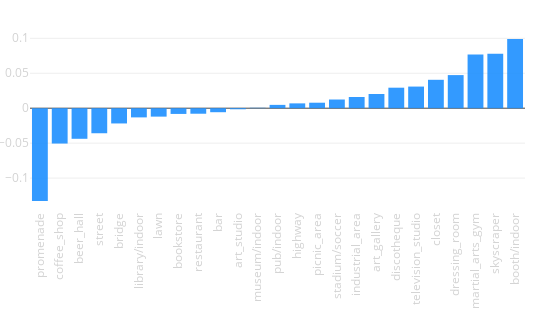

The notebook cell this image was saved under:
### Code cell
tags_delta([x[0] for x in sc_delta], [x[1] for x in sc_delta])

### Figure 1 — Plotly figure (JSON) as saved in the notebook; plotly's stock layout.template omitted (floating-point values rounded to 4 significant figures)
{"data": [{"marker": {"color": "dodgerblue"}, "opacity": 0.9, "type": "bar", "uid": "1f6f9cd0-3543-11e9-b958-3c15c2cf2370", "x": ["promenade", "coffee_shop", "beer_hall", "street", "bridge", "library/indoor", "lawn", "bookstore", "restaurant", "bar", "art_studio", "museum/indoor", "pub/indoor", "highway", "picnic_area", "stadium/soccer", "industrial_area", "art_gallery", "discotheque", "television_studio", "closet", "dressing_room", "martial_arts_gym", "skyscraper", "booth/indoor"], "xaxis": "x", "y": [-0.1328, -0.0506, -0.0438, -0.03585, -0.02185, -0.01317, -0.01207, -0.00823, -0.007925, -0.005745, -0.001535, 0.0005702, 0.004753, 0.006903, 0.007854, 0.01242, 0.01606, 0.0203, 0.02934, 0.03095, 0.04062, 0.04736, 0.07686, 0.07801, 0.09901], "yaxis": "y"}], "layout": {"height": 330, "margin": {"b": 120, "l": 30, "r": 25, "t": 30}, "showlegend": false, "width": 550, "xaxis": {"anchor": "y", "domain": [0, 1], "tickangle": -90, "tickfont": {"color": "lightgrey", "size": 11.5}}, "xaxis2": {"tickangle": -90, "tickfont": {"color": "lightgrey", "size": 11.5}}, "yaxis": {"anchor": "x", "domain": [0, 1], "tickfont": {"color": "lightgrey", "size": 11.5}}, "yaxis2": {"tickfont": {"color": "lightgrey", "size": 11.5}}}}
